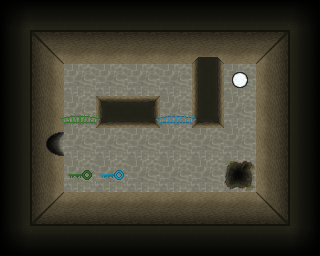

Below is a game level as drawn by its tile map, then a one-line description and the .tmx file that defines it, in full:
An orthogonal 10x8 tile map with 32x32 px tiles, 2 tile layers (base, interaction).

<map version="1.8" tiledversion="1.8.5" orientation="orthogonal" renderorder="right-down" width="10" height="8" tilewidth="32" tileheight="32" infinite="0" nextlayerid="3" nextobjectid="1">
 <tileset firstgid="1" source="tileset.tsx" />
 <layer id="1" name="base" width="10" height="8">
  <data encoding="csv">
77,2684354638,2684354638,2684354638,2684354638,2684354638,2684354638,2684354638,2684354638,2684354637,
78,1610612806,1610612808,1610612808,1610612808,1610612808,1610612812,1610612808,70,3221225550,
78,3221225544,1,1,1,1,1610612794,3,72,3221225550,
78,3221225544,29,60,3221225532,13,1610612796,1,72,3221225550,
78,536870987,1,1,1,1,1,1,72,3221225550,
78,3221225544,1,1,1,1,1,2,72,3221225550,
78,3221225542,2684354632,2684354632,2684354632,2684354632,2684354632,2684354632,2684354630,3221225550,
1610612813,1610612814,1610612814,1610612814,1610612814,1610612814,1610612814,1610612814,1610612814,3221225549
</data>
 </layer>
 <layer id="2" name="interaction" width="10" height="8">
  <data encoding="csv">
0,0,0,0,0,0,0,0,0,0,
0,0,0,0,0,0,0,0,0,0,
0,0,0,0,0,0,0,0,0,0,
0,28,0,30,12,0,14,0,0,0,
0,0,0,0,0,0,0,0,0,0,
0,0,53,52,0,0,0,0,0,0,
0,0,0,0,0,0,0,0,0,0,
0,0,0,0,0,0,0,0,0,0
</data>
 </layer>
</map>